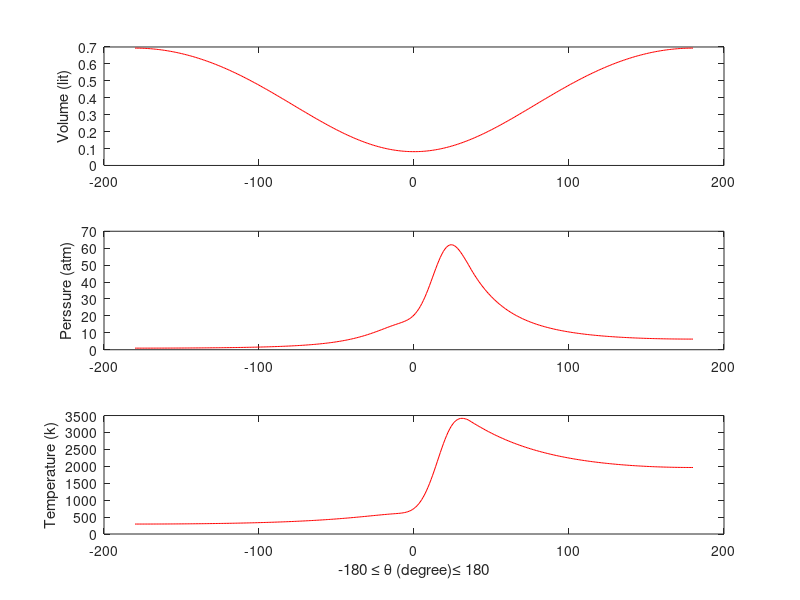
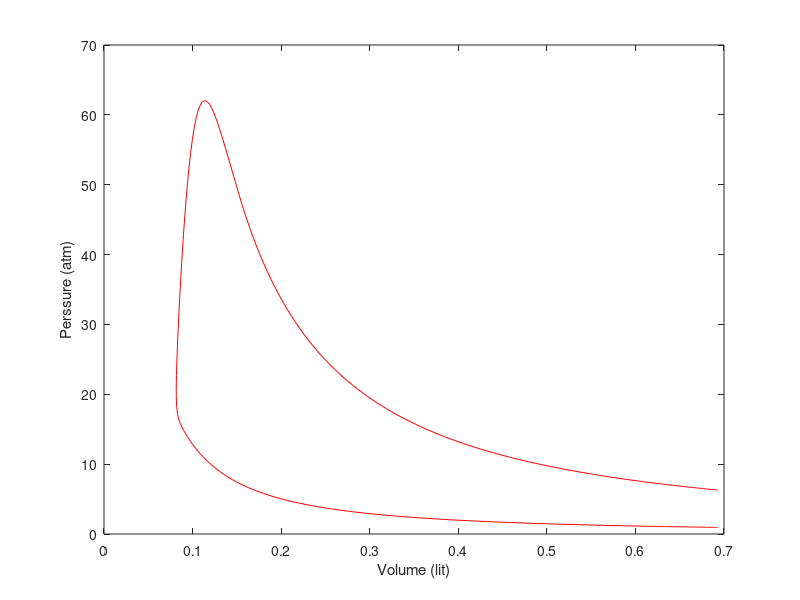

Recreate these plots in MATLAB, in order. (Note: this script raises an error after producing the figures.)
clear
clc

B = .08255;
S = .1143;
l =.254;
rc = 8.5;

N = 2000;
a = S/2;
R = l/a;
Vd = 2*a*pi*(B^2)/4;
Vc = Vd/(rc -1);
nw = 3;
aw =5;

% countncountt value
Pinit = 95 *1000;
Tinit = 294;
phi = .8;
Vinit = Vc + Vd;

% constant value
mass_to = Pinit * Vinit /.287/Tinit;
cte = Pinit * Vinit^1.35;
Rc = 8.314;
n = Pinit * Vinit/Rc/ Tinit;
LHV = 43.448;
AF_st_mass = 14.7;

fuel_mass = phi * mass_to / AF_st_mass;  % kg

% Qin = LHV * 1000 * fuel_mass; 
gamma = 1.35;


cv = 0.71;

w1 = 0;
w2 = 0;

% matrcountx
V = zeros(360,1);
P = zeros(360,1);
T = zeros(360,1);


% countncounttcountalcountzatcounton
P(1) = Pinit;
V(1) = Vinit;
T(1) = Tinit;
theta0 = 15;
deltheta = 50;

theta = -180:1:180;
mb_1 =0;
for count=2: size(theta,2)
    V(count) = Vc*(1 + 0.5 *(rc-1)*(R + 1 - cosd(theta(count)) - sqrt(R^2 - (sind(theta(count)))^2)));
    P(count) = P(count-1) * ( (V(count-1)/V(count))^gamma);
    T(count) = T(count-1) * ( (V(count-1)/V(count))^ (gamma-1));


     if theta(count)>= -theta0 && theta(count)<= -theta0 + deltheta
         T_ = T(count);
         
         if theta0 ==0 && deltheta ==0
             mb =fuel_mass;
         else
            mb = (1-exp(-aw*((theta(count)-(-theta0))/deltheta)^(nw+1)))*fuel_mass;
         end
            Qin = LHV * 1000 * (mb - mb_1);
            mb_1 = mb;
        
        T(count) = T(count) + (Qin/mass_to/cv);
        P(count) = P(count) * T(count)/T_;
     end


         
        
        
        
end


V(:) = V(:)*1000;
P(:) = P(:)/101000;
thetax = -180:1:180;


% figure (1)
% plot(thetax, V(1:end))
% figure (2)
% plot(thetax, P(1:end))
% figure (3)
% plot(thetax , T(1:end))
% figure (4)
% plot(V, P)

figure (1)
subplot(3, 1,1);
plot(thetax, V(1:end),'-r')
ylabel('Volume (lit)')
hold on


subplot(3, 1,2);
plot(thetax, P(1:end), '-r')
ylabel('Perssure (atm)')
hold on



subplot(3, 1,3);
plot(thetax , T(1:end),'-r')
xlabel('-180 \leq \theta (degree)\leq 180')
ylabel('Temperature (k)')
hold on


figure (2)
plot(V, P, '-r')
xlabel('Volume (lit)')
ylabel('Perssure (atm)')
hold on

max(T)
%%%%%%%%%%%%%%%%%%%%%%%%%%%%%%%%%%%%%% considering heat losses %%%%%%%%%%%%%%%%%%%%%%%%%%%%%%%%%%%%%%%%%


clear


B = .08255;
S = .1143;
l =.254;
rc = 8.5;

N = 2000;
a = S/2;
R = l/a;
Vd = 2*a*pi*(B^2)/4;
Vc = Vd/(rc -1);
nw = 3;
aw =5;

% countncountt value
Pinit = 95 *1000;
Tinit = 294;
phi = .8;
Vinit = Vc + Vd;

% constant value
mass_to = Pinit * Vinit /.287/Tinit;
cte = Pinit * Vinit^1.35;
Rc = 8.314;
n = Pinit * Vinit/Rc/ Tinit;
LHV = 43.448;
AF_st_mass = 14.7;
theta0 = 15;
deltheta = 50;

fuel_mass = phi * mass_to / AF_st_mass;  % kg

% Qin = LHV * 1000 * fuel_mass; 
gamma = 1.35;


cv = 0.71;

w1 = 0;
w2 = 0;

% matrcountx
V = zeros(360,1);
P = zeros(360,1);
T = zeros(360,1);
count = 2;

% countncounttcountalcountzatcounton
P(1) = Pinit;
V(1) = Vinit;
T(1) = Tinit;


theta = -180:1:180;
mb_1 =0;
Qloss__ = zeros(1, 360);

for count=2: size(theta,2)
    V(count) = Vc*(1 + 0.5 *(rc-1)*(R + 1 - cosd(theta(count)) - sqrt(R^2 - (sind(theta(count)))^2)));
    P(count) = P(count-1) * ( (V(count-1)/V(count))^gamma);
    T(count) = T(count-1) * ( (V(count-1)/V(count))^ (gamma-1));


     if theta(count)>= -theta0 && theta(count)<= -theta0 + deltheta
         T_ = T(count);
         
         if theta0 ==0 && deltheta ==0
             mb =fuel_mass;
         else
            mb = (1-exp(-aw*((theta(count)-(-theta0))/deltheta)^(nw+1)))*fuel_mass;
         end
            Qin = LHV * 1000 * (mb - mb_1);
            mb_1 = mb;
        
        T(count) = T(count) + (Qin/mass_to/cv);
        P(count) = P(count) * T(count)/T_;
     end
    Qloss = heat_loss(theta(count), theta(count-1), P(count), T(count), V(count));
    Qloss__(count) = Qloss;
    T__ = T(count);
    T(count) = T(count) + (- Qloss/mass_to/cv);
    P(count) = P(count) * T(count)/T__;


         
        
        
        
end


V(:) = V(:)*1000;
P(:) = P(:)/101000;
thetax = -180:1:180;


% figure (1)
% plot(thetax, V(1:end))
% figure (2)
% plot(thetax, P(1:end))
% figure (3)
% plot(thetax , T(1:end))
% figure (4)
% plot(V, P)

figure (1)
subplot(3, 1,1);
plot(thetax, V(1:end),'--k')
ylabel('Volume (lit)')
legend('Without heat loss', 'With heat loss', 'Location','southwest')
legend boxoff

subplot(3, 1,2);
plot(thetax, P(1:end), '--k')
ylabel('Perssure (atm)')
legend('Without heat loss', 'With heat loss', 'Location','northwest')
legend boxoff

subplot(3, 1,3);
plot(thetax , T(1:end),'--k')
xlabel('-180 \leq \theta (degree)\leq 180')
ylabel('Temperature (k)')
legend('Without heat loss', 'With heat loss', 'Location','northwest')
legend boxoff

figure (2)
plot(V, P, '--k')
xlabel('Volume (lit)')
ylabel('Perssure (atm)')
legend('Without heat loss', 'With heat loss', 'Location','northeast')
legend boxoff

figure (3)
plot(theta, Qloss__)
xlabel('-180 \leq \theta (degree)\leq 180')
ylabel('Heat loss')
max(T)

%%%%%%%%%%%%%%%%%%%%%%%%%%%%%%%%%%%%%